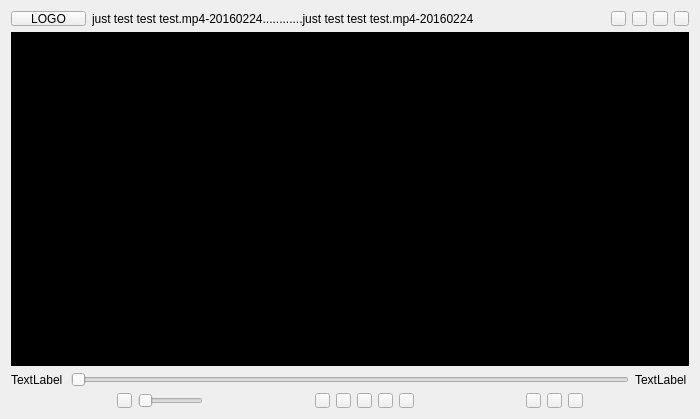
<?xml version="1.0" encoding="UTF-8"?>
<ui version="4.0">
 <class>Form</class>
 <widget class="QWidget" name="Form">
  <property name="geometry">
   <rect>
    <x>0</x>
    <y>0</y>
    <width>700</width>
    <height>419</height>
   </rect>
  </property>
  <property name="windowTitle">
   <string>Form</string>
  </property>
  <property name="styleSheet">
   <string notr="true"/>
  </property>
  <layout class="QVBoxLayout" name="verticalLayout">
   <item>
    <layout class="QHBoxLayout" name="horizontalLayout_7">
     <item>
      <widget class="QPushButton" name="logoButton">
       <property name="minimumSize">
        <size>
         <width>75</width>
         <height>15</height>
        </size>
       </property>
       <property name="maximumSize">
        <size>
         <width>75</width>
         <height>15</height>
        </size>
       </property>
       <property name="text">
        <string>LOGO</string>
       </property>
      </widget>
     </item>
     <item>
      <widget class="QLabel" name="label">
       <property name="minimumSize">
        <size>
         <width>30</width>
         <height>15</height>
        </size>
       </property>
       <property name="maximumSize">
        <size>
         <width>16777215</width>
         <height>15</height>
        </size>
       </property>
       <property name="text">
        <string>just test test test.mp4-20160224............just test test test.mp4-20160224</string>
       </property>
      </widget>
     </item>
     <item>
      <layout class="QHBoxLayout" name="horizontalLayout_4">
       <item>
        <widget class="QPushButton" name="lockButton">
         <property name="minimumSize">
          <size>
           <width>15</width>
           <height>15</height>
          </size>
         </property>
         <property name="maximumSize">
          <size>
           <width>15</width>
           <height>15</height>
          </size>
         </property>
         <property name="text">
          <string/>
         </property>
        </widget>
       </item>
       <item>
        <widget class="QPushButton" name="minButton">
         <property name="minimumSize">
          <size>
           <width>15</width>
           <height>15</height>
          </size>
         </property>
         <property name="maximumSize">
          <size>
           <width>15</width>
           <height>15</height>
          </size>
         </property>
         <property name="styleSheet">
          <string notr="true">border-image: url(:/icon/minus.png);</string>
         </property>
         <property name="text">
          <string/>
         </property>
        </widget>
       </item>
       <item>
        <widget class="QPushButton" name="maxButton">
         <property name="minimumSize">
          <size>
           <width>15</width>
           <height>15</height>
          </size>
         </property>
         <property name="maximumSize">
          <size>
           <width>15</width>
           <height>15</height>
          </size>
         </property>
         <property name="styleSheet">
          <string notr="true">border-image: url(:/icon/maximize.png);</string>
         </property>
         <property name="text">
          <string/>
         </property>
        </widget>
       </item>
       <item>
        <widget class="QPushButton" name="closeButton">
         <property name="minimumSize">
          <size>
           <width>15</width>
           <height>15</height>
          </size>
         </property>
         <property name="maximumSize">
          <size>
           <width>15</width>
           <height>15</height>
          </size>
         </property>
         <property name="styleSheet">
          <string notr="true">border-image: url(:/icon/cross.png);</string>
         </property>
         <property name="text">
          <string/>
         </property>
        </widget>
       </item>
      </layout>
     </item>
    </layout>
   </item>
   <item>
    <widget class="QWidget" name="widget" native="true">
     <property name="minimumSize">
      <size>
       <width>160</width>
       <height>90</height>
      </size>
     </property>
     <property name="styleSheet">
      <string notr="true">background-color: rgb(0, 0, 0);</string>
     </property>
    </widget>
   </item>
   <item>
    <layout class="QHBoxLayout" name="horizontalLayout_6">
     <item>
      <widget class="QLabel" name="lefttimeLabel">
       <property name="minimumSize">
        <size>
         <width>54</width>
         <height>15</height>
        </size>
       </property>
       <property name="maximumSize">
        <size>
         <width>54</width>
         <height>15</height>
        </size>
       </property>
       <property name="text">
        <string>TextLabel</string>
       </property>
      </widget>
     </item>
     <item>
      <widget class="QSlider" name="positionSlider">
       <property name="minimumSize">
        <size>
         <width>0</width>
         <height>15</height>
        </size>
       </property>
       <property name="maximumSize">
        <size>
         <width>16777215</width>
         <height>15</height>
        </size>
       </property>
       <property name="orientation">
        <enum>Qt::Horizontal</enum>
       </property>
      </widget>
     </item>
     <item>
      <widget class="QLabel" name="righttimeLabel">
       <property name="minimumSize">
        <size>
         <width>54</width>
         <height>15</height>
        </size>
       </property>
       <property name="maximumSize">
        <size>
         <width>54</width>
         <height>15</height>
        </size>
       </property>
       <property name="text">
        <string>TextLabel</string>
       </property>
      </widget>
     </item>
    </layout>
   </item>
   <item>
    <layout class="QHBoxLayout" name="horizontalLayout_5">
     <item>
      <layout class="QHBoxLayout" name="horizontalLayout_3">
       <item>
        <widget class="QPushButton" name="volumeButton">
         <property name="minimumSize">
          <size>
           <width>15</width>
           <height>15</height>
          </size>
         </property>
         <property name="maximumSize">
          <size>
           <width>15</width>
           <height>15</height>
          </size>
         </property>
         <property name="styleSheet">
          <string notr="true">border-image: url(:/icon/mute.png);</string>
         </property>
         <property name="text">
          <string/>
         </property>
        </widget>
       </item>
       <item>
        <widget class="QSlider" name="horizontalSlider">
         <property name="minimumSize">
          <size>
           <width>65</width>
           <height>15</height>
          </size>
         </property>
         <property name="maximumSize">
          <size>
           <width>65</width>
           <height>15</height>
          </size>
         </property>
         <property name="orientation">
          <enum>Qt::Horizontal</enum>
         </property>
        </widget>
       </item>
      </layout>
     </item>
     <item>
      <layout class="QHBoxLayout" name="horizontalLayout">
       <item>
        <widget class="QPushButton" name="openButton">
         <property name="minimumSize">
          <size>
           <width>15</width>
           <height>15</height>
          </size>
         </property>
         <property name="maximumSize">
          <size>
           <width>15</width>
           <height>15</height>
          </size>
         </property>
         <property name="styleSheet">
          <string notr="true">border-image: url(:/icon/folder.png);</string>
         </property>
         <property name="text">
          <string/>
         </property>
        </widget>
       </item>
       <item>
        <widget class="QPushButton" name="lockButton_3">
         <property name="minimumSize">
          <size>
           <width>15</width>
           <height>15</height>
          </size>
         </property>
         <property name="maximumSize">
          <size>
           <width>15</width>
           <height>15</height>
          </size>
         </property>
         <property name="styleSheet">
          <string notr="true">border-image: url(:/icon/skip-back.png);</string>
         </property>
         <property name="text">
          <string/>
         </property>
        </widget>
       </item>
       <item>
        <widget class="QPushButton" name="playButton">
         <property name="minimumSize">
          <size>
           <width>15</width>
           <height>15</height>
          </size>
         </property>
         <property name="maximumSize">
          <size>
           <width>15</width>
           <height>15</height>
          </size>
         </property>
         <property name="styleSheet">
          <string notr="true">border-image: url(:/icon/play.png);</string>
         </property>
         <property name="text">
          <string/>
         </property>
        </widget>
       </item>
       <item>
        <widget class="QPushButton" name="nextButton">
         <property name="minimumSize">
          <size>
           <width>15</width>
           <height>15</height>
          </size>
         </property>
         <property name="maximumSize">
          <size>
           <width>15</width>
           <height>15</height>
          </size>
         </property>
         <property name="styleSheet">
          <string notr="true">border-image: url(:/icon/skip-forward.png);</string>
         </property>
         <property name="text">
          <string/>
         </property>
        </widget>
       </item>
       <item>
        <widget class="QPushButton" name="stopButton">
         <property name="minimumSize">
          <size>
           <width>15</width>
           <height>15</height>
          </size>
         </property>
         <property name="maximumSize">
          <size>
           <width>15</width>
           <height>15</height>
          </size>
         </property>
         <property name="styleSheet">
          <string notr="true">border-image: url(:/icon/stop.png);</string>
         </property>
         <property name="text">
          <string/>
         </property>
        </widget>
       </item>
      </layout>
     </item>
     <item>
      <layout class="QHBoxLayout" name="horizontalLayout_2">
       <item>
        <widget class="QPushButton" name="playButton_4">
         <property name="minimumSize">
          <size>
           <width>15</width>
           <height>15</height>
          </size>
         </property>
         <property name="maximumSize">
          <size>
           <width>15</width>
           <height>15</height>
          </size>
         </property>
         <property name="styleSheet">
          <string notr="true">border-image: url(:/icon/cog.png);</string>
         </property>
         <property name="text">
          <string/>
         </property>
        </widget>
       </item>
       <item>
        <widget class="QPushButton" name="playButton_3">
         <property name="minimumSize">
          <size>
           <width>15</width>
           <height>15</height>
          </size>
         </property>
         <property name="maximumSize">
          <size>
           <width>15</width>
           <height>15</height>
          </size>
         </property>
         <property name="text">
          <string/>
         </property>
        </widget>
       </item>
       <item>
        <widget class="QPushButton" name="playButton_2">
         <property name="minimumSize">
          <size>
           <width>15</width>
           <height>15</height>
          </size>
         </property>
         <property name="maximumSize">
          <size>
           <width>15</width>
           <height>15</height>
          </size>
         </property>
         <property name="text">
          <string/>
         </property>
        </widget>
       </item>
      </layout>
     </item>
    </layout>
   </item>
  </layout>
 </widget>
 <resources>
  <include location="myplayer.qrc"/>
 </resources>
 <connections/>
</ui>
